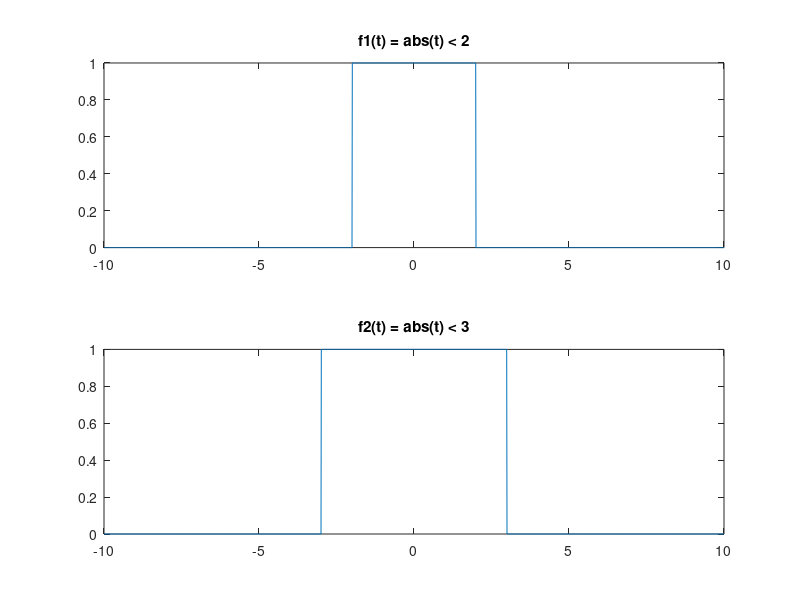
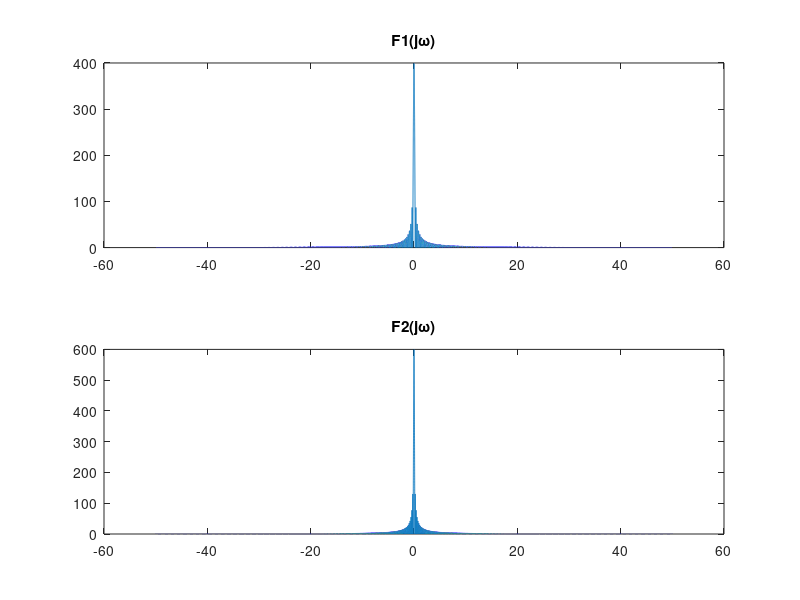
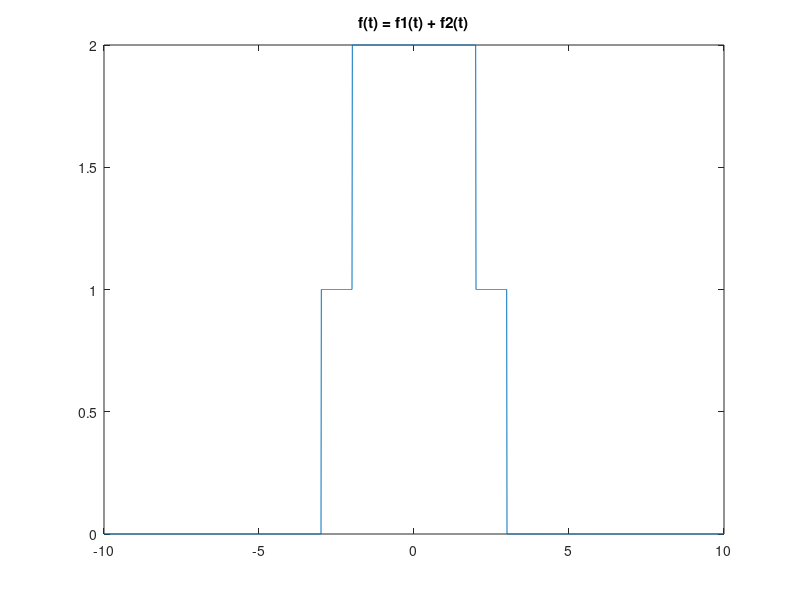
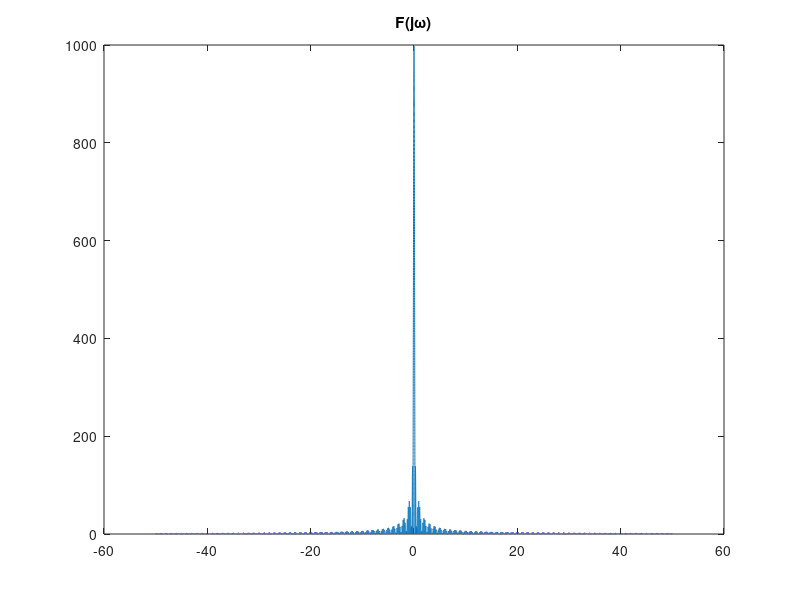

These figures' MATLAB source, in order:
%% Q1
t = -10:0.01:10; % 定义时间轴
dt = t(2) - t(1); % 计算时间步长
fs = 1/dt; % 计算采样频率

% 定义信号f1(t)和f2(t)
f1 = abs(t) < 2; % g4(t)
f2 = abs(t) < 3; % g6(t)

% 绘制时域图像
figure;
subplot(2,1,1);
plot(t, f1);
title('f1(t) = abs(t) < 2');
subplot(2,1,2);
plot(t, f2);
title('f2(t) = abs(t) < 3');

% 进行零填充
N = 100*length(t); 
f1_padded = [f1, zeros(1, N-length(t))]; 
f2_padded = [f2, zeros(1, N-length(t))]; 

% 求傅里叶变换并将零频移到中心
F1 = abs(fftshift(fft(f1_padded))); 
F2 = abs(fftshift(fft(f2_padded))); 

% 创建频率轴
f_axis = linspace(-fs/2, fs/2, N);

% 绘制频域图像
figure;
subplot(2,1,1);
plot(f_axis, F1);
title('F1(j\omega)');
subplot(2,1,2);
plot(f_axis, F2);
title('F2(j\omega)');

% 相加两个信号
f = f1 + f2;

% 进行零填充
f_padded = [f, zeros(1, N-length(t))];

% 绘制时域图像
figure;
plot(t, f);
title('f(t) = f1(t) + f2(t)');

% 求f(t)的傅里叶变换并绘制
F = abs(fftshift(fft(f_padded)));
figure;
plot(f_axis, F);
title('F(j\omega)');
